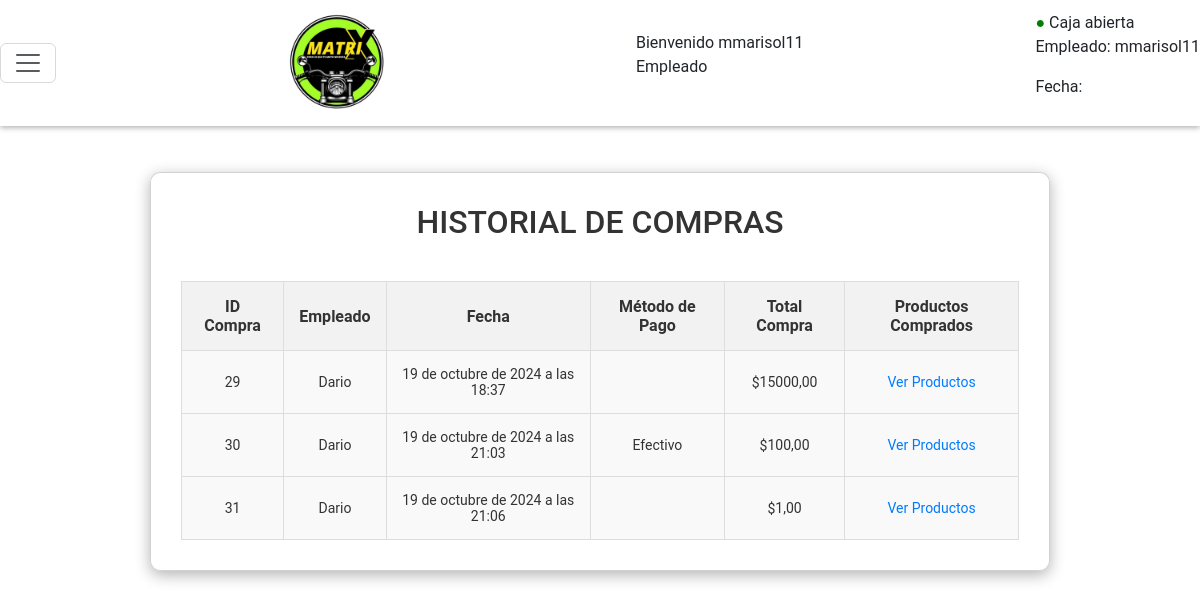
/historial_compras/ (signed in), run on the app's committed database.
### Empleados/models.py (models this page shows, shortened)
class Empleado(AbstractUser):
    dni=models.IntegerField(null=True, blank=True, verbose_name="DNI")
    dirección=models.CharField(null=True, blank=True, max_length=150)
    telefono=models.IntegerField(null=True, blank=True)

### Compras/models.py (models this page shows, shortened)
class Compra(models.Model):
    fecha_compra = models.DateTimeField(default=datetime.now)
    empleado = models.ForeignKey(Empleado, on_delete=models.CASCADE, blank=True, null=True)
    productos = models.ManyToManyField(Producto, through='compra_intermedio')
    proveedor = models.ForeignKey(Proveedor, on_delete=models.CASCADE, blank=True, null=True)
    total = models.DecimalField(default=0, max_digits=10, decimal_places=2)
    metodo_pago = models.CharField(max_length=25, choices=Metodos_Pagos, default='', blank=True)
    id_sesion = models.CharField(max_length=20, default='')
    caja = models.ForeignKey(Caja, on_delete=models.CASCADE, related_name='compras', null=True)

### Matrix/views.py (the view)
# urls.py: path('historial_compras/', views.historial_compras,name='historial_compras'),
@login_required
def historial_compras(request):
    historial_compras=Compra.objects.all()
    return render(request,'historial_compras.html', {'historial_compras':historial_compras})

### templates/historial_compras.html (shortened to what this page needs)
{% extends 'menu.html' %}
{% load static %}
{% block extra_css %}
    <link rel="stylesheet" href="{% static 'css/historial_compras.css' %}">
{% endblock %}
{% block content %}
    <div class="contenedor card">
        <h2>HISTORIAL DE COMPRAS</h2>
        <table border="1">
            <tr>
                <th>ID Compra</th>
                <th>Empleado</th>
                <th>Fecha</th>
                <th>Método de Pago</th>
                <th>Total Compra</th>
                <th>Productos Comprados</th>
            </tr>
            <tbody>
                {% for compra in historial_compras %}
                    <tr>
                        <td>{{compra.id}}</td>
                        <td>{{compra.empleado.username}}</td>
                        <td>{{compra.fecha_compra}}</td>
                        <td>{{compra.get_metodo_pago_display}}</td>
                        <td>${{compra.total}}</td>
                        <td><a href="{% url 'ver_detalle_compra' compra.id %}">Ver Productos</a></td>
                    </tr>
                {% endfor %}
            </tbody>
        </table>
    </div>
{% endblock %}

### templates/menu.html (shortened to what this page needs)
{% load static %}
<html>
<head>
    <link rel="stylesheet" href="https://cdn.jsdelivr.net/npm/bootstrap-icons@1.11.3/font/bootstrap-icons.min.css">
    <link href="https://cdn.lineicons.com/4.0/lineicons.css" rel="stylesheet" />
    <link href="https://cdn.jsdelivr.net/npm/bootstrap@5.3.0-alpha3/dist/css/bootstrap.min.css" rel="stylesheet"
>
    <link rel="stylesheet" href="{% static 'css/menu.css' %}">
    {% block extra_css %} {% endblock %}
</head>
<body>
    <div class="wrapper">
        <nav class="navbar navbar-expand-light">
            <button class="navbar-toggler" type="button" data-bs-toggle="collapse" data-bs-target="#navbarNav" aria-controls="navbarNav" aria-expanded="false" aria-label="Toggle navigation">
                <span class="navbar-toggler-icon"></span>
            </button>
            <div class="navbar-brand">
                <img src="{% static 'IMAGENES/logoOficialMatrix.png' %}" alt="Logo" class="logo">
            </div>
            <div class="user-greeting">
                Bienvenido {{ user.username }}
                <p>{% if request.session.is_admin %} Administrador {% else %} Empleado {% endif %}</p>
            </div>
            <div class="status-container">
                {% if not request.session.caja_abierta %}
                    <span style="color: red;">&#9679;</span> Caja cerrada
                {% else %}
                    <span style="color: green;">&#9679;</span> Caja abierta
                    <p>Empleado: {{ request.session.empleado }}</p>
                    <p>Fecha: {{ request.session.fecha_apertura }}</p>
                {% endif %}
            </div>
        </nav>
        <div class="main p-3">
            <div class="text-center">
                {% block content %}{% endblock %}
            </div>
        </div>
    </div>
</body>
</html>

### static/css/menu.css (style rules this page uses)
body { font-family: 'Roboto',sans-serif; }
.wrapper { display: flex; flex-direction: column; height: 100vh; }
.navbar { box-shadow: 0 2px 5px rgba(4, 0, 0, 0.287); }
.logo { width: 100px; }

### static/css/historial_compras.css (style rules this page uses)
.contenedor { display: flex; justify-content: center; align-items: center; width: 100%; max-width: 900px; margin: 30px auto; }
body { background-color: white; }
.card { background-color: rgba(255, 255, 255, 0.7); border-radius: 10px; box-shadow: 0 4px 15px rgba(0, 0, 0, 0.3); padding: 30px; width: 90%; display: flex; flex-direction: column; transition: transform 0.3s; }
h2 { color: #333; text-align: center; margin-bottom: 20px; }
table { width: 100%; border-collapse: collapse; margin-top: 20px; }
th, td { padding: 15px; text-align: center; border: 1px solid #ddd; }
th { background-color: #f2f2f2; color: #333; }
tr { background-color: #f9f9f9; }
a { text-decoration: none; color: #007bff; transition: color 0.3s; }
td { font-size: 14px; color: #333; }
th { font-size: 16px; }

### data on the page
Empleado: username "mmarisol11", session.empleado "mmarisol11"
Compra: id "29", empleado.username "Dario", fecha_compra "19 de octubre de 2024 a las 18:37", total "15000,00"
Compra: id "30", empleado.username "Dario", fecha_compra "19 de octubre de 2024 a las 21:03", metodo_pago "Efectivo", total "100,00"
Compra: id "31", empleado.username "Dario", fecha_compra "19 de octubre de 2024 a las 21:06", total "1,00"
